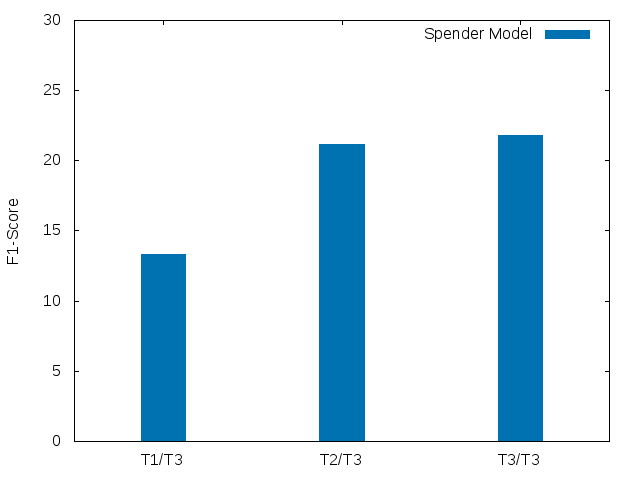

Here is the gnuplot script that generated this plot:
set datafile separator ","
set style line 1 lc 1
set style line 1 lc 7 
set boxwidth 0.25
set style fill solid 
set term png
set output "spender_times.png"
set yrange [0:30]
set ylabel "F1-Score"
file = "timeframes.csv"
plot \
file using 3:xtic(1) with boxes lc 6 title "Spender Model" , \
#file using 2:xtic(1) with boxes lc 7 title "Churn Model" , \
